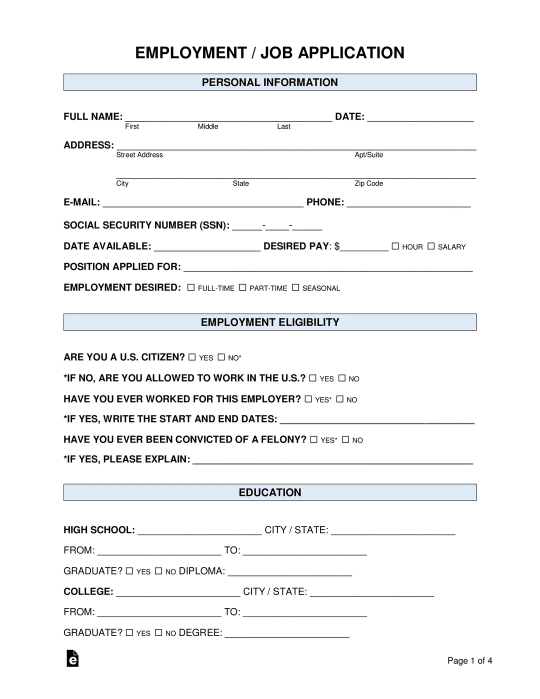
#> input picture assets/images/job_application.png, 1080 x 1398 px (shown at 1/2 size)
$ python -i quiz_game.py   (imports and definitions only)
#> lines starting #> are read from the running program, lines starting #| are printed output that depends on the picture; after the words box and inside, x2 and y2 are one past the last pixel; in counts of white or black regions, pixels touching at a corner belong together
### src/core/ai_generator.py
import os
import json
import google.generativeai as genai
from dotenv import load_dotenv
from pathlib import Path
import time

# --- LOAD ENV ---
CURRENT_DIR = Path(__file__).resolve().parent
ROOT_DIR = CURRENT_DIR.parent.parent
ENV_PATH = ROOT_DIR / ".env"
loaded = load_dotenv(ENV_PATH)

class AIGenerator:
    def __init__(self):
        self.api_key = os.getenv("GEMINI_API_KEY")

        # Modele candidate
        self.candidate_models = [
            "gemini-1.5-flash",
            "gemini-1.5-flash-001",
            "gemini-2.0-flash",
            "gemini-1.5-pro",
            "gemini-pro"
        ]

        if self.api_key:
            try:
                genai.configure(api_key=self.api_key)
            except Exception as e:
                print(f"❌ Eroare configurare genai: {e}")

    def get_fallback_questions(self):
        # ... (păstrează codul existent pentru quiz) ...
        return [
            {"text": "Unitatea minima de informatie?", "options": {"LEFT": "Bit", "RIGHT": "Byte"}, "correct": "LEFT"},
            {"text": "Ce este CPU?", "options": {"LEFT": "Procesor", "RIGHT": "Memorie"}, "correct": "LEFT"},
            {"text": "Python este:", "options": {"LEFT": "Compilat", "RIGHT": "Interpretat"}, "correct": "RIGHT"},
            {"text": "Fondator Microsoft?", "options": {"LEFT": "Jobs", "RIGHT": "Gates"}, "correct": "RIGHT"},
            {"text": "RAM este:", "options": {"LEFT": "Volatila", "RIGHT": "Permanenta"}, "correct": "LEFT"},
            {"text": "Ctrl+C face:", "options": {"LEFT": "Copy", "RIGHT": "Paste"}, "correct": "LEFT"}
        ]

    # [15 lines left out: function get_fallback_maze, not called in this run]

    def generate_quiz(self):
        # ... (păstrează codul existent) ...
        if not self.api_key: return self.get_fallback_questions()
        prompt = """Genereaza 6 intrebari trivia IT scurte. JSON Array: [{"text":"...","options":{"LEFT":"...","RIGHT":"..."},"correct":"LEFT"}]"""
        return self._call_gemini(prompt, self.get_fallback_questions, min_items=6)

    # [49 lines left out: functions generate_maze, _call_gemini, not called in this run]

### src/ui/screens/quiz_game.py
import cv2
import time
import numpy as np
import math
import random
import threading
from src.core.ai_generator import AIGenerator

class QuizGame:
    def __init__(self):
        # --- CONFIGURARE JOC ---
        self.DWELL_THRESHOLD = 1.0
        self.FEEDBACK_DURATION = 2.0

        # --- STĂRI INTERNE ---
        self.STATE_LOADING = "LOADING"
        self.STATE_PLAYING = "PLAYING"
        self.STATE_FEEDBACK = "FEEDBACK"
        self.STATE_GAMEOVER = "GAMEOVER"

        self.game_over = False

        print("QuizGame: Initializare generator AI...")
        self.ai_generator = AIGenerator()

        self.questions = []
        self.current_q_index = 0
        self.score = 0

        # --- INTERACȚIUNE RASPUNSURI ---
        self.current_selection = None
        self.selection_start_time = 0
        self.progress = 0.0

        # --- INTERACTIUNE BUTON BACK ---
        self.back_hovered = False
        self.back_start_time = 0
        self.back_progress = 0.0

        self.feedback_start_time = 0
        self.last_choice = None
        self.is_correct = False

        # --- CULORI ACIEE (Joc) ---
        self.COLOR_ACIEE_DARK = (46, 27, 8)
        self.COLOR_ACIEE_LIGHT = (131, 77, 23)

        # --- CULORI BUTON BACK (ALBASTRU) ---
        self.BLUE_PALETTE = {
            "IDLE": (230, 100, 0),    # Albastru Inchis
            "HOVER": (255, 255, 0),   # Cyan
            "BG": (50, 20, 0),        # Dark Navy Background
            "TEXT": (255, 255, 255)
        }

        # Layout Răspunsuri
        self.options_layout = {
            "LEFT":  (0.1,  0.6, 0.35, 0.3),
            "RIGHT": (0.55, 0.6, 0.35, 0.3)
        }

        # Layout Game Over
        self.game_over_layout = {
            "RETRY": (0.1, 0.75, 0.35, 0.15),
            "EXIT":  (0.55, 0.75, 0.35, 0.15)
        }

        # Layout Buton INAPOI (Stanga Sus)
        self.back_btn_layout = (0.03, 0.05, 0.12, 0.07)

        self.anim_offsets = {k: random.uniform(0, 6.28) for k in list(self.options_layout.keys()) + list(self.game_over_layout.keys())}

        self.start_loading_questions()

    def start_loading_questions(self):
        self.state = self.STATE_LOADING
        self.questions = []

        def worker():
            print("QuizGame [Thread]: Cerem intrebari de la Gemini...")
            try:
                new_questions = self.ai_generator.generate_quiz()
                if new_questions and len(new_questions) > 0:
                    self.questions = new_questions
                else:
                    self.questions = self._get_hardcoded_fallback()
            except Exception as e:
                print(f"QuizGame [Thread] EROARE: {e}")
                self.questions = self._get_hardcoded_fallback()

            self.current_q_index = 0
            self.score = 0
            self.state = self.STATE_PLAYING

        thread = threading.Thread(target=worker)
        thread.daemon = True
        thread.start()

    # [9 lines left out: function _get_hardcoded_fallback, not called in this run]

    def _clean_text(self, text):
        replacements = {
            'ă': 'a', 'â': 'a', 'î': 'i', 'ș': 's', 'ț': 't',
            'Ă': 'A', 'Â': 'A', 'Î': 'I', 'Ș': 'S', 'Ț': 'T',
            'ş': 's', 'ţ': 't', 'Ş': 'S', 'Ţ': 'T',
            '„': '"', '”': '"', '“': '"', '’': "'", '‘': "'", '–': '-', '—': '-'
        }
        for k, v in replacements.items():
            text = text.replace(k, v)
        return text

    def _draw_centered_text_wrapped(self, frame, text, center_x, center_y, max_w, max_h, color, thickness=2, font_face=cv2.FONT_HERSHEY_SIMPLEX):
        words = text.split(' ')
        best_scale = 1.5
        min_scale = 0.5
        final_lines = []
        final_scale = best_scale

        for scale in np.arange(best_scale, min_scale - 0.1, -0.1):
            scale = round(scale, 1)
            (w_space, h_line), baseline = cv2.getTextSize("Tg", font_face, scale, thickness)
            line_height = h_line + baseline + 10
            lines = []
            current_line = ""
            valid_fit = True

            for word in words:
                test_line = current_line + (" " if current_line else "") + word
                (w_text, h_text), _ = cv2.getTextSize(test_line, font_face, scale, thickness)
                if w_text <= max_w:
                    current_line = test_line
                else:
                    if current_line: lines.append(current_line)
                    (w_word, _), _ = cv2.getTextSize(word, font_face, scale, thickness)
                    if w_word > max_w:
                        valid_fit = False
                        break
                    current_line = word
            if current_line: lines.append(current_line)
            if not valid_fit: continue

            total_h = len(lines) * line_height
            if total_h <= max_h:
                final_lines = lines
                final_scale = scale
                break

        if not final_lines:
            final_lines = [text]
            final_scale = min_scale

        (w_dummy, h_line), baseline = cv2.getTextSize("Tg", font_face, final_scale, thickness)
        line_height = h_line + baseline + 10
        total_block_h = len(final_lines) * line_height
        start_y = center_y - (total_block_h // 2) + h_line

        for i, line in enumerate(final_lines):
            (lw, lh), _ = cv2.getTextSize(line, font_face, final_scale, thickness)
            lx = center_x - (lw // 2)
            ly = start_y + (i * line_height)
            cv2.putText(frame, line, (lx+2, ly+2), font_face, final_scale, (0,0,0), thickness)
            cv2.putText(frame, line, (lx, ly), font_face, final_scale, color, thickness)

    # [91 lines left out: functions reset, update, _handle_interaction, _submit_answer, _next_question, not called in this run]

    def _draw_gradient_rect(self, frame, x, y, w, h, c1, c2):
        if w <= 0 or h <= 0: return frame
        gradient = np.zeros((h, w, 3), dtype=np.uint8)
        for i in range(h):
            alpha = i / h
            color = (
                int(c1[0]*(1-alpha) + c2[0]*alpha),
                int(c1[1]*(1-alpha) + c2[1]*alpha),
                int(c1[2]*(1-alpha) + c2[2]*alpha)
            )
            gradient[i, :] = color

        if y+h > frame.shape[0] or x+w > frame.shape[1]: return frame
        frame[y:y+h, x:x+w] = gradient
        cv2.rectangle(frame, (x, y), (x+w, y+h), (255, 255, 255), 1)
        return frame

    def _draw_back_button(self, frame):
        h, w, _ = frame.shape
        bx, by, bw, bh = self.back_btn_layout
        x1, y1 = int(bx * w), int(by * h)
        x2, y2 = int((bx + bw) * w), int((by + bh) * h)

        # Culori
        border_col = self.BLUE_PALETTE["HOVER"] if self.back_hovered else self.BLUE_PALETTE["IDLE"]
        bg_col = self.BLUE_PALETTE["BG"]

        # 1. Fundal Semitransparent
        roi = frame[y1:y2, x1:x2]
        block = np.zeros_like(roi, dtype=np.uint8)
        block[:] = bg_col
        cv2.addWeighted(block, 0.4, roi, 0.6, 0, roi)
        frame[y1:y2, x1:x2] = roi

        # 2. Border "Tech" (Colturi Opuse)
        corner_w = int((x2-x1) * 0.3)
        corner_h = int((y2-y1) * 0.4)
        thick = 3 if self.back_hovered else 2

        # Stanga-Sus
        cv2.line(frame, (x1, y1), (x1+corner_w, y1), border_col, thick)
        cv2.line(frame, (x1, y1), (x1, y1+corner_h), border_col, thick)
        # Dreapta-Jos
        cv2.line(frame, (x2, y2), (x2-corner_w, y2), border_col, thick)
        cv2.line(frame, (x2, y2), (x2, y2-corner_h), border_col, thick)

        # 3. Bara Progres
        if self.back_hovered and self.back_progress > 0:
            pw = int((x2-x1) * self.back_progress)
            cv2.rectangle(frame, (x1, y2-4), (x1+pw, y2), self.BLUE_PALETTE["HOVER"], -1)

        # 4. Text
        label = "<< INAPOI"
        ts = cv2.getTextSize(label, cv2.FONT_HERSHEY_SIMPLEX, 0.6, 2)[0]
        tx = x1 + (x2-x1-ts[0]) // 2
        ty = y1 + (y2-y1+ts[1]) // 2
        cv2.putText(frame, label, (tx, ty), cv2.FONT_HERSHEY_SIMPLEX, 0.6, self.BLUE_PALETTE["TEXT"], 2)

    def _draw_modern_button(self, frame, key, text, layout_dict, current_time, is_answer=False):
        text = self._clean_text(text)
        bx, by, bw, bh = layout_dict[key]
        h, w, _ = frame.shape

        float_off = math.sin(current_time * 3 + self.anim_offsets.get(key,0)) * 5
        x1 = int(bx*w)
        y1 = int(by*h + float_off)
        w_px = int(bw*w)
        h_px = int(bh*h)
        x2 = x1 + w_px
        y2 = y1 + h_px

        is_hover = (key == self.current_selection)

        c_top, c_bot = self.COLOR_ACIEE_DARK, self.COLOR_ACIEE_LIGHT
        border = (200,200,200)

        if is_answer and self.state == self.STATE_FEEDBACK:
            q = self.questions[self.current_q_index]
            if key == q["correct"]: c_top, c_bot, border = (0,100,0), (0,200,0), (0,255,0)
            elif key == self.last_choice and not self.is_correct: c_top, c_bot, border = (0,0,100), (0,0,200), (0,0,255)
            else: c_top, c_bot, border = (30,30,30), (50,50,50), (100,100,100)
        elif is_hover:
            c_top = tuple(min(255, c+40) for c in self.COLOR_ACIEE_DARK)
            c_bot = tuple(min(255, c+40) for c in self.COLOR_ACIEE_LIGHT)
            border = (0,255,255)

        if is_hover and self.state != self.STATE_FEEDBACK:
            cv2.rectangle(frame, (x1-2, y1-2), (x2+2, y2+2), (0,100,100), -1)

        if h_px > 0 and w_px > 0:
            grad = np.zeros((h_px, w_px, 3), dtype=np.uint8)
            for i in range(h_px):
                a = i/h_px
                grad[i,:] = (int(c_top[0]*(1-a)+c_bot[0]*a), int(c_top[1]*(1-a)+c_bot[1]*a), int(c_top[2]*(1-a)+c_bot[2]*a))
            frame[y1:y2, x1:x2] = grad

        cv2.rectangle(frame, (x1, y1), (x2, y2), border, 2)

        if is_hover and self.progress > 0 and self.state != self.STATE_FEEDBACK:
            bw_prog = int(w_px * self.progress)
            cv2.rectangle(frame, (x1, y2-6), (x1+bw_prog, y2), (0,255,0), -1)

        center_x = x1 + w_px // 2
        center_y = y1 + h_px // 2
        self._draw_centered_text_wrapped(frame, text, center_x, center_y, w_px - 20, h_px - 20, (255,255,255))

    def draw(self, frame):
        h, w, _ = frame.shape
        curr_time = time.time()

        # FIX: Deseneaza Butonul BACK doar daca NU e Game Over
        if self.state != self.STATE_GAMEOVER:
            self._draw_back_button(frame)

        if self.state == self.STATE_LOADING:
            msg = "AI GENEREAZA INTREBARI..."
            font = cv2.FONT_HERSHEY_SIMPLEX
            ts = cv2.getTextSize(msg, font, 1.0, 2)[0]
            pulse = abs(math.sin(curr_time * 3)) * 255
            col = (255, pulse, 0)
            cv2.putText(frame, msg, (w//2 - ts[0]//2, h//2), font, 1.0, col, 2)
            return frame

        if self.state == self.STATE_FEEDBACK:
            if time.time() - self.feedback_start_time > self.FEEDBACK_DURATION:
                self._next_question()

        if self.state == self.STATE_GAMEOVER:
            panel_w, panel_h = 700, 350
            px, py = w//2 - panel_w//2, 80
            self._draw_gradient_rect(frame, px, py, panel_w, panel_h, self.COLOR_ACIEE_DARK, self.COLOR_ACIEE_LIGHT)

            cv2.putText(frame, "REZULTAT FINAL", (w//2 - 130, py + 60), cv2.FONT_HERSHEY_SIMPLEX, 1.2, (255,255,255), 2)
            score_txt = f"{self.score} / {len(self.questions)}"
            ts = cv2.getTextSize(score_txt, cv2.FONT_HERSHEY_SIMPLEX, 2.5, 5)[0]
            cv2.putText(frame, score_txt, (w//2 - ts[0]//2, py + 140), cv2.FONT_HERSHEY_SIMPLEX, 2.5, (0,255,255), 5)

            r = 0 if not self.questions else self.score/len(self.questions)
            m1 = "Excelent! Esti nascut pentru inginerie!" if r>=0.8 else "Bravo! Ai potential mare." if r>=0.5 else "Nu te descuraja!"
            m2 = "Te asteptam la ACIEE!" if r>=0.8 else "Hai la ACIEE sa devii expert!" if r>=0.5 else "Vino la ACIEE sa inveti!"
            m1 = self._clean_text(m1)
            m2 = self._clean_text(m2)

            ts1 = cv2.getTextSize(m1, cv2.FONT_HERSHEY_SIMPLEX, 0.8, 2)[0]
            cv2.putText(frame, m1, (w//2 - ts1[0]//2, py + 220), cv2.FONT_HERSHEY_SIMPLEX, 0.8, (220,220,220), 2)
            ts2 = cv2.getTextSize(m2, cv2.FONT_HERSHEY_SIMPLEX, 0.9, 2)[0]
            cv2.putText(frame, m2, (w//2 - ts2[0]//2, py + 270), cv2.FONT_HERSHEY_SIMPLEX, 0.9, (0,255,255), 2)

            self._draw_modern_button(frame, "RETRY", "REINCEARCA", self.game_over_layout, curr_time)
            self._draw_modern_button(frame, "EXIT", "INAPOI LA JOCURI", self.game_over_layout, curr_time)
            return frame

        if not self.questions: return frame

        q = self.questions[self.current_q_index]
        q_text = self._clean_text(q['text'])

        hw, hh = int(w*0.9), 140
        hx, hy = (w-hw)//2, int(h*0.25)
        self._draw_gradient_rect(frame, hx, hy, hw, hh, self.COLOR_ACIEE_DARK, self.COLOR_ACIEE_LIGHT)

        q_count_text = f"Intrebarea {self.current_q_index + 1} / {len(self.questions)}"
        q_count_text = self._clean_text(q_count_text)

        ts_q = cv2.getTextSize(q_count_text, cv2.FONT_HERSHEY_SIMPLEX, 0.7, 2)[0]
        panel_q_x = w // 2 - (ts_q[0] + 40) // 2
        panel_q_y = 30

        overlay = frame.copy()
        cv2.rectangle(overlay, (panel_q_x, panel_q_y), (panel_q_x + ts_q[0] + 40, panel_q_y + 40), (0,0,0), -1)
        cv2.addWeighted(overlay, 0.6, frame, 0.4, 0, frame)
        cv2.rectangle(frame, (panel_q_x, panel_q_y), (panel_q_x + ts_q[0] + 40, panel_q_y + 40), (200,200,200), 1)
        cv2.putText(frame, q_count_text, (panel_q_x + 20, panel_q_y + 28), cv2.FONT_HERSHEY_SIMPLEX, 0.7, (255,255,255), 2)

        score_lbl = f"Scor: {self.score}"
        cv2.putText(frame, score_lbl, (hx + hw - 150, hy + hh - 15), cv2.FONT_HERSHEY_SIMPLEX, 0.8, (200,200,200), 1)

        center_qx = hx + hw // 2
        center_qy = hy + hh // 2
        self._draw_centered_text_wrapped(frame, q_text, center_qx, center_qy, hw - 40, hh - 20, (255,255,255))

        for k, v in q["options"].items():
            self._draw_modern_button(frame, k, v, self.options_layout, curr_time, is_answer=True)

        return frame

>>> import cv2
>>> picture = cv2.imread('../../../assets/images/job_application.png')
#> picture is the input picture: shape (1398, 1080, 3); mean B, G, R 244.6, 244, 243.4
>>> result = QuizGame().draw(picture)
#> in _draw_back_button, `roi = frame[y1:y2, x1:x2]`:
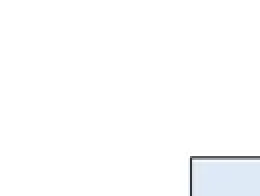
#> roi: shape (98, 130, 3) (shown 2 times larger); mean B, G, R 253.5, 253, 252.4
#> in _draw_back_button, `cv2.addWeighted(block, 0.4, roi, 0.6, 0, roi)`:
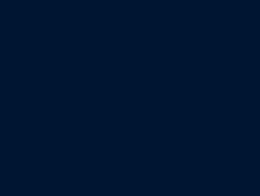
#> block: shape (98, 130, 3) (shown 2 times larger); mean B, G, R 50, 20, 0
#> in _draw_back_button, `cv2.addWeighted(block, 0.4, roi, 0.6, 0, roi)`:
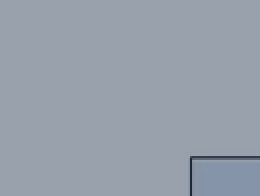
#> roi: shape (98, 130, 3) (shown 2 times larger); mean B, G, R 172.1, 159.8, 151.4
#> after the loop in _draw_gradient_rect, `for i in range(h):`:
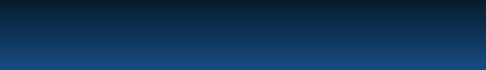
#> gradient: shape (140, 972, 3) (shown at 1/2 size); mean of channels 0, 1, 2 87.7, 51.4, 15; drawn as B, G, R
#> in draw, `cv2.rectangle(overlay, (panel_q_x, panel_q_y), (panel_q_x + ts_q[0] + ..`:
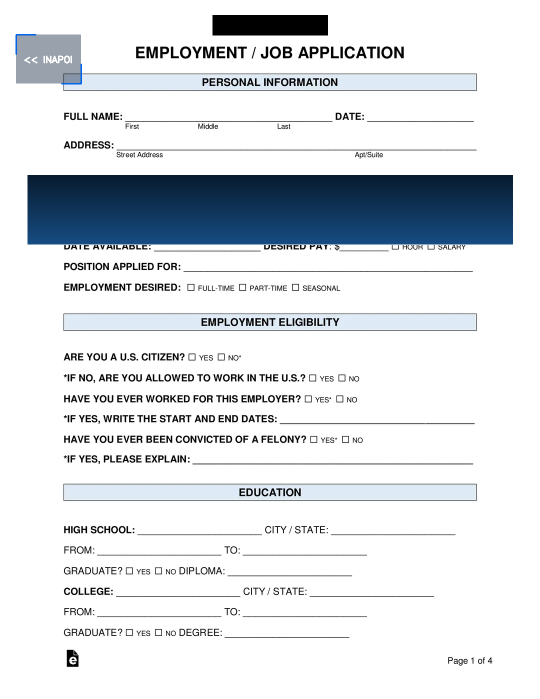
#> overlay: shape (1398, 1080, 3) (shown at 1/2 size); mean B, G, R 228.5, 224.5, 220.6
#> after the loop in _draw_centered_text_wrapped, `for i, line in enumerate(final_lines):`:
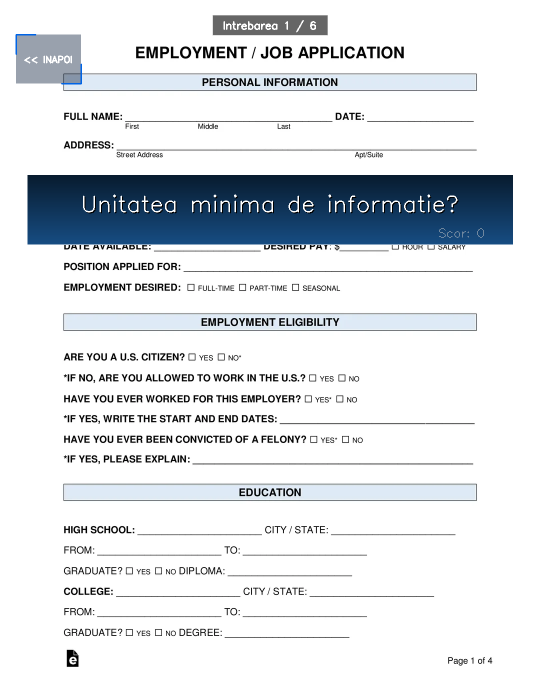
#> frame: shape (1398, 1080, 3) (shown at 1/2 size); mean B, G, R 229.6, 225.9, 222.1
#> the loop in draw, `for k, v in q["options"].items():` made 2 passes
#> after the loop in draw, `for k, v in q["options"].items():`:
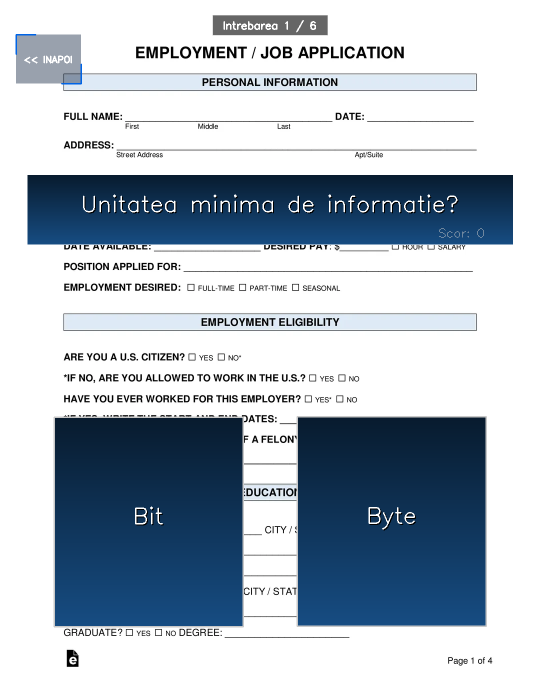
#> frame: shape (1398, 1080, 3) (shown at 1/2 size); mean B, G, R 197.5, 186.4, 175.4
